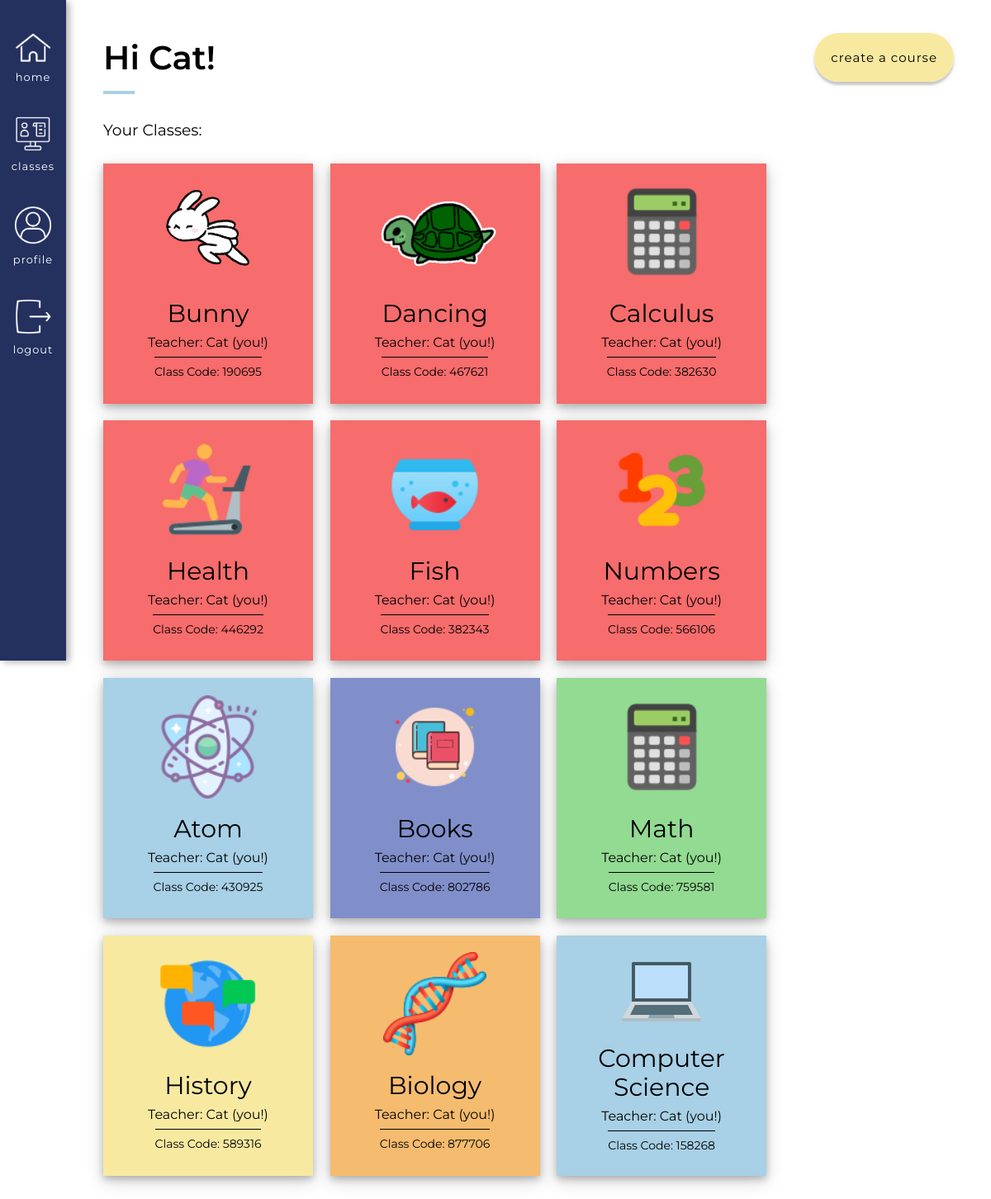
/user/Cat/classes (signed in), run on the app's committed database.
### app/models.py (models this page shows, shortened)
class User(UserMixin, db.Model):
    id = db.Column(db.Integer, primary_key=True)
    username = db.Column(db.String(64), index=True, unique=True) # adding columns to the database
    email = db.Column(db.String(120), index=True, unique=True)
    password_hash = db.Column(db.String(128))
    role = db.Column(db.Integer, index=False, unique=False) # 0 is Teacher, 1 is Student
    about_me = db.Column(db.String(140))
    last_seen = db.Column(db.DateTime, default=datetime.utcnow)
    posts = db.relationship('Post', backref='author', lazy='dynamic') # First part is calling it from the Post model, secret field is the backref (author)
    reactions = db.relationship('Reactions', backref='reactor', lazy='dynamic') # This will show all the reactions that this user has made
    teaches = db.relationship('Courses', backref='teacher', lazy='dynamic') # This will show all the courses that the user teaches
    signups = db.relationship('Signups', backref='student', lazy='dynamic') # This will show all of the signups of that user
    responses = db.relationship('Responses', backref='student_responder', lazy='dynamic') # This will show all the responses of that user
    prompts = db.relationship('Prompts', backref='teacher_prompter', lazy='dynamic') # This will show all forms of that teacher

class Courses(db.Model):
    id = db.Column(db.Integer, primary_key=True) # Always need ID
    course_name = db.Column(db.String(140), index=False, unique=False) # Not indexable or unique bc many people can have the same course
    code = db.Column(db.Integer, index=True, unique=True) # Indexable to link it back to the course name
    timestamp = db.Column(db.DateTime, index=True, default=datetime.utcnow) # Timestamp
    status = db.Column(db.Integer, index=False, unique=False, default=0) # 0 means the class is inactive, 1 is active
    teacher_id = db.Column(db.Integer, db.ForeignKey('user.id'))  # Taking the user ID from the user model, using backref of teacher will show you the actual teacher
    icon = db.Column(db.String(220), index=False, unique=False, default="/static/images/classes_books.png") # Icon option, turtle gif is set as the default
    color = db.Column(db.Integer, index=False, unique=False, default=0) # Adding the option to decide the color of the class
    signups = db.relationship('Signups', backref='course_id', lazy='dynamic') # This will show all the student signups for this course
    reactions = db.relationship('Reactions', backref='course_actual', lazy='dynamic') # This will show all the reactions for this course
    session = db.relationship('Session', backref='session_course_id', lazy='dynamic') # This will show you all the sessions of the course
    forms = db.relationship('Prompts', backref='course_form', lazy='dynamic') # This will show you all of the forms of the course
    responses = db.relationship('Responses', backref='course_response', lazy='dynamic') # This will show you all of the responses of the course

### app/routes.py (the view)
@app.route('/user/<username>/classes') # User's classes
@login_required
def classes(username): # the word after def has to be the same as the text in the urlfor quotation marks
    user = User.query.filter_by(username=username).first_or_404()
    if current_user.id != user.id:
        return unauthorized_access()
    user_signups_filtered = User.query.join(Signups, (Signups.user_id == User.id)).\
                                        join(Courses, (Courses.id == Signups.course)).\
                                        with_entities(Signups).\
                                        filter(Signups.user_id == user.id)
    print(x + "\n" for x in user_signups_filtered)
    teacher_courses = Courses.query.filter_by(teacher_id=user.id).all()
    return render_template('classes.html', user=user,
                                             user_signups_filtered=user_signups_filtered,
                                             teacher_courses=teacher_courses,
                                             title="Classes")

### app/models.py (called while the page is built)
@login.user_loader
def load_user(id):
        return User.query.get(int(id))

### app/routes.py (called while the page is built)
@app.before_request # This function will be executed right before the view function
def before_request():
    if current_user.is_authenticated: # Checks whether the current user is logged in
        current_user.last_seen = datetime.utcnow() # Sets the last seen to the date using the UTC time zone
        db.session.commit() # Don't need to do db.session.add() because the user is already in the database (using a current_user)

### app/templates/classes.html (shortened to what this page needs)
{% extends "base.html" %}
{% block head %}
    <link rel="stylesheet" href="{{ url_for('static', filename='css/classes.css') }}">
{% endblock %}
{% block content %}
    <div class = "classesTop">
        <div class = "titleHolder">
            <h1>Hi {{ user.username }}!</h1>
        </div>
        <div class = "createJoinCourse">
            <form action="/user/{{ user.username }}/classes/add" method='post'>
                {% if user.role == 1 %}
                    <input type="text" name="title" placeholder="Enter Class Code..." class = "joinStudent">
                    <button type="submit" class = "joinClassButton">Join Class</button>
                {% else %}
                    <a href = "{{ url_for('create', username = current_user.username) }}" class = "createLink">Create a course</a>
                {% endif %}
            </form>
        </div>
    </div>
    <h3 class = "classMargin">Your Classes: </h3>
    <div class = "classBlockHolder">
    {% if user.role == 0 %}
            {% for t in teacher_courses %}
                {% if t.color == 0 %}
                    <div class = "classBlock red" id = "classBlock" onclick="divLink({{ t.id }})">
                {% elif t.color == 1 %}
                    <div class = "classBlock yellow" id = "classBlock" onclick="divLink({{ t.id }})">
                {% elif t.color == 2 %}
                    <div class = "classBlock blue" id = "classBlock" onclick="divLink({{ t.id }})">
                {% elif t.color == 3 %}
                    <div class = "classBlock green" id = "classBlock" onclick="divLink({{ t.id }})">
                {% elif t.color == 4 %}
                    <div class = "classBlock orange" id = "classBlock" onclick="divLink({{ t.id }})">
                {% elif t.color == 5 %}
                    <div class = "classBlock purple" id = "classBlock" onclick="divLink({{ t.id }})">
                {% else %}
                    <div class = "classBlock red" id = "classBlock" onclick="divLink({{ t.id }})">
                {% endif %}
                    <div class = "classImage">
                        <img src = "{{ t.icon }}">
                    </div>
                    <div class = "classDescription">
                        <p class = "courseName">{{ t.course_name }}</p>
                        <p class = "courseTeacher">Teacher: {{ t.teacher.username }} (you!)</p>
                        <p class = "courseCode">Class Code: {{ t.code }}</p>
                    </div>
                </div>
            {% endfor %}
    {% endif %}
    </div>
{% endblock %}

### app/static/css/base.css (style rules this page uses)
body { margin: 0 !important; font-family: "Montserrat", sans-serif; }
h1, p { margin: 0; }
h2, h3 { font-weight: 400; }

### app/static/css/classes.css (style rules this page uses)
@media screen and (min-width: 600px) { .classBlock { background-color: #F76C6C; display: flex; flex-direction: column; justify-content: space-between; align-items: center; padding: 2%; padding-right: 4%; padding-left: 4%; cursor: pointer; margin-right: 2%; margin-top: 1%; margin-bottom: 1%; min-width: 150px; max-width: 200px; width: 16.66%; height: 250px; box-shadow: 0 4px 8px 0 rgba(0, 0, 0, 0.2), 0 6px 20px 0 rgba(0, 0, 0, 0.19); transition-duration: 0.3s; -webkit-transition-duration: 0.3s; } }
@media screen and (min-width: 600px) { .classBlockHolder { display: flex; flex-wrap: wrap; justify-content: flex-start; align-items: center; } }
@media screen and (min-width: 600px) { .classImage { display: flex; align-items: center; justify-content: center; width: 95%; height: 50% } }
@media screen and (min-width: 600px) { .classImage img { height: 100%; } }
@media screen and (min-width: 600px) { .classDescription { margin-top: 15px; display: flex; flex-direction: column; justify-content: center; align-items: center; line-height: 35px; width: 100%; } }
@media screen and (min-width: 600px) { .courseName { font-size: 30px; text-align: center; } }
@media screen and (min-width: 600px) { .titleHolder h1 { position: relative; font-size: 40px; font-weight: 600; } }
@media screen and (min-width: 600px) { .titleHolder h1:after { position: absolute; content: ''; height: 4px; bottom: -20px; left: 0; right: 0; width: 28%; background: #A8D0E6; } }
@media screen and (min-width: 600px) { .classesTop { display: flex; justify-content: space-between; align-items: center; } }
.classMargin { margin-top: 5%; }
.courseTeacher { font-size: 16px; }
.courseCode { font-size: 14px; width: fit-content; border-top: 1px solid black; }
.createLink, .joinClassButton { background-color: #F8E9A1; text-decoration: none; color: black; text-transform: lowercase; letter-spacing: 1px; padding: 20px 20px; border-radius: 50px; transition-duration: 0.3s; -webkit-transition-duration: 0.3s; box-shadow: 0 4px 2px 0 rgba(0, 0, 0, 0.15), 0 3px 7px 0 rgba(0, 0, 0, 0.1); font-size: 15px; border: 0; }
.yellow { background-color: #F8E9A1 !important; }
.blue { background-color: #a8d0e6 !important; }
.orange { background-color: rgb(245, 187, 111); }
.green { background-color: rgb(147, 218, 147); }
.purple { background-color: #808fca !important; }

### data on the page
User: username "Cat"
Courses: icon (picture), course_name "Bunny", teacher.username "Cat", code "190695"
Courses: icon (picture), course_name "Dancing", teacher.username "Cat", code "467621"
Courses: icon (picture), course_name "Calculus", teacher.username "Cat", code "382630"
Courses: icon (picture), course_name "Health", teacher.username "Cat", code "446292"
Courses: icon (picture), course_name "Fish", teacher.username "Cat", code "382343"
Courses: icon (picture), course_name "Numbers", teacher.username "Cat", code "566106"
Courses: icon (picture), course_name "Atom", teacher.username "Cat", code "430925"
Courses: icon (picture), course_name "Books", teacher.username "Cat", code "802786"
Courses: icon (picture), course_name "Math", teacher.username "Cat", code "759581"
Courses: icon (picture), course_name "History", teacher.username "Cat", code "589316"
Courses: icon (picture), course_name "Biology", teacher.username "Cat", code "877706"
Courses: icon (picture), course_name "Computer Science", teacher.username "Cat", code "158268"
